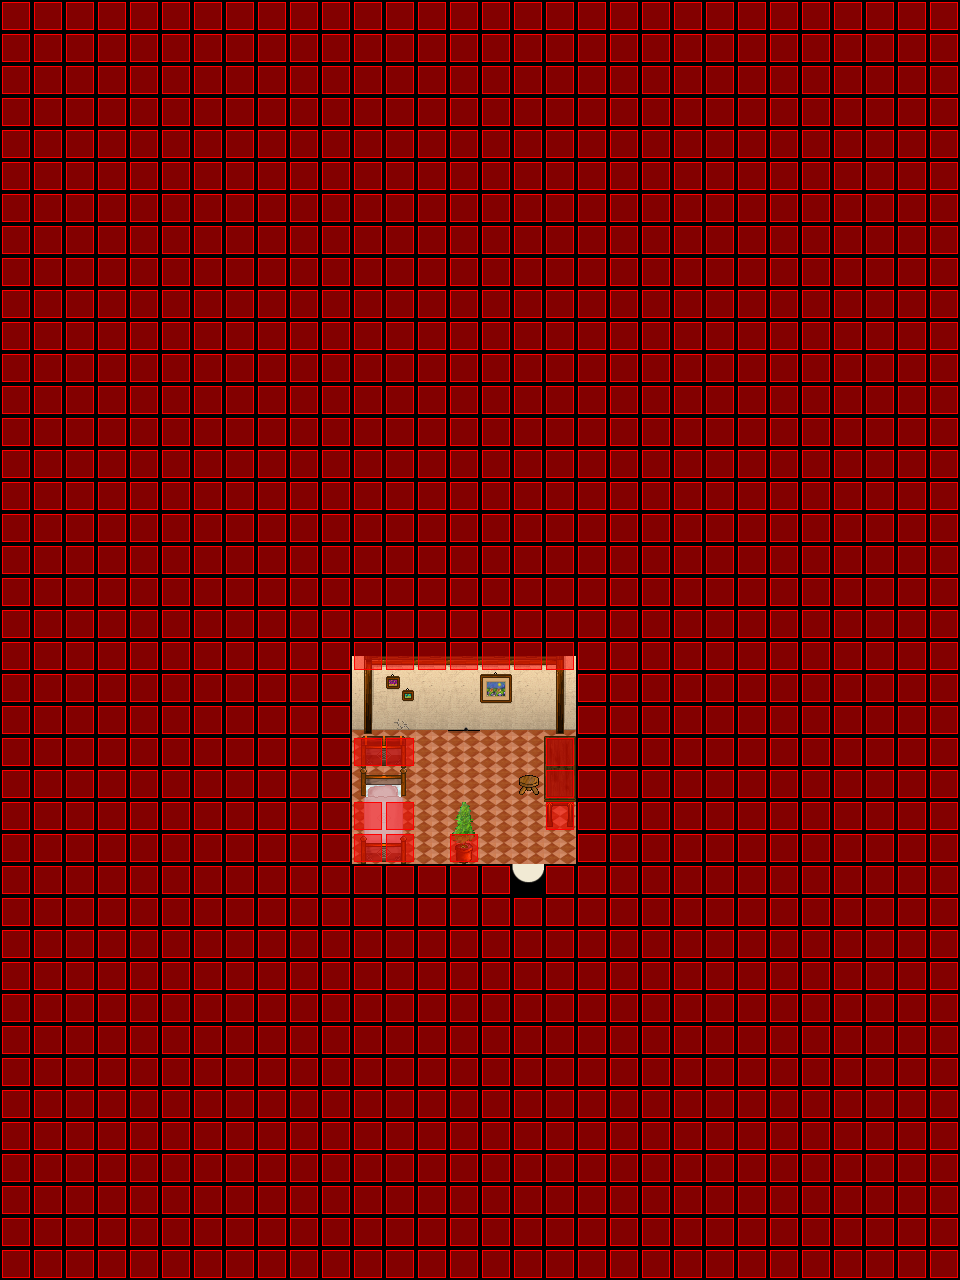

This is a level from a 2D game, rendered from its Tiled map with the project's own tilesets. A one-line summary and the map file follow, with tile-layer data summarised:
An orthogonal 30x40 tile map with 32x32 px tiles, 6 tile layers (Ground, Ground, Ground, Fringe, ...), 6 tilesets and 2 objects (SCRIPT, WARP).

<map version="1.0" orientation="orthogonal" width="30" height="40" tilewidth="32" tileheight="32">
 <properties>
  <property name="music" value="inside2.ogg" />
 </properties>
 <tileset firstgid="1" name="collision1_32_32" tilewidth="32" tileheight="32">
  <image source="../graphics/tiles/collision1_32_32.png" width="1024" height="1024" />
 </tileset>
 <tileset firstgid="1025" name="indoor3_32_32" tilewidth="32" tileheight="32">
  <image source="../graphics/tiles/indoor3_32_32.png" width="1024" height="1024" />
 </tileset>
 <tileset firstgid="2049" name="indoor2_32_32" tilewidth="32" tileheight="32">
  <image source="../graphics/tiles/indoor2_32_32.png" width="1024" height="1024" />
 </tileset>
 <tileset firstgid="3073" name="indoor2_32_64" tilewidth="32" tileheight="64">
  <image source="../graphics/tiles/indoor2_32_64.png" width="1024" height="1024" />
 </tileset>
 <tileset firstgid="3585" name="indoor2_32_96" tilewidth="32" tileheight="96">
  <image source="../graphics/tiles/indoor2_32_96.png" width="1024" height="960" />
 </tileset>
 <tileset firstgid="3905" name="desert3_32_32" tilewidth="32" tileheight="32">
  <image source="../graphics/tiles/desert3_32_32.png" width="1024" height="1024" />
 </tileset>
 <layer name="Ground" width="30" height="40">
  <data>[1200 cells, 1200 non-empty, 3 distinct tile ids]</data>
 </layer>
 <layer name="Ground" width="30" height="40">
  <data>[1200 cells, 21 non-empty, 9 distinct tile ids]</data>
 </layer>
 <layer name="Ground" width="30" height="40">
  <data>[1200 cells, 12 non-empty, 12 distinct tile ids]</data>
 </layer>
 <layer name="Fringe" width="30" height="40">
  <data>[1200 cells, 1 non-empty, 1 distinct tile ids]</data>
 </layer>
 <layer name="Over" width="30" height="40">
  <data>[1200 cells, 2 non-empty, 2 distinct tile ids]</data>
 </layer>
 <layer name="Collision" width="30" height="40">
  <data>[1200 cells, 1167 non-empty, 1 distinct tile ids]</data>
 </layer>
 <objectgroup name="Object" width="30" height="40">
  <object name="External Map Events" type="SCRIPT" x="0" y="0">
   <properties>
    <property name="FILENAME" value="scripts/maps/iw-desert-fortress-house09-o00-o00-o00.lua" />
   </properties>
  </object>
  <object name="Warp to city" type="WARP" x="512" y="863" width="32" height="32">
   <properties>
    <property name="DEST_MAP" value="ow-p0003-n0004-o0000" />
    <property name="DEST_X" value="3152" />
    <property name="DEST_Y" value="4656" />
   </properties>
  </object>
 </objectgroup>
</map>
